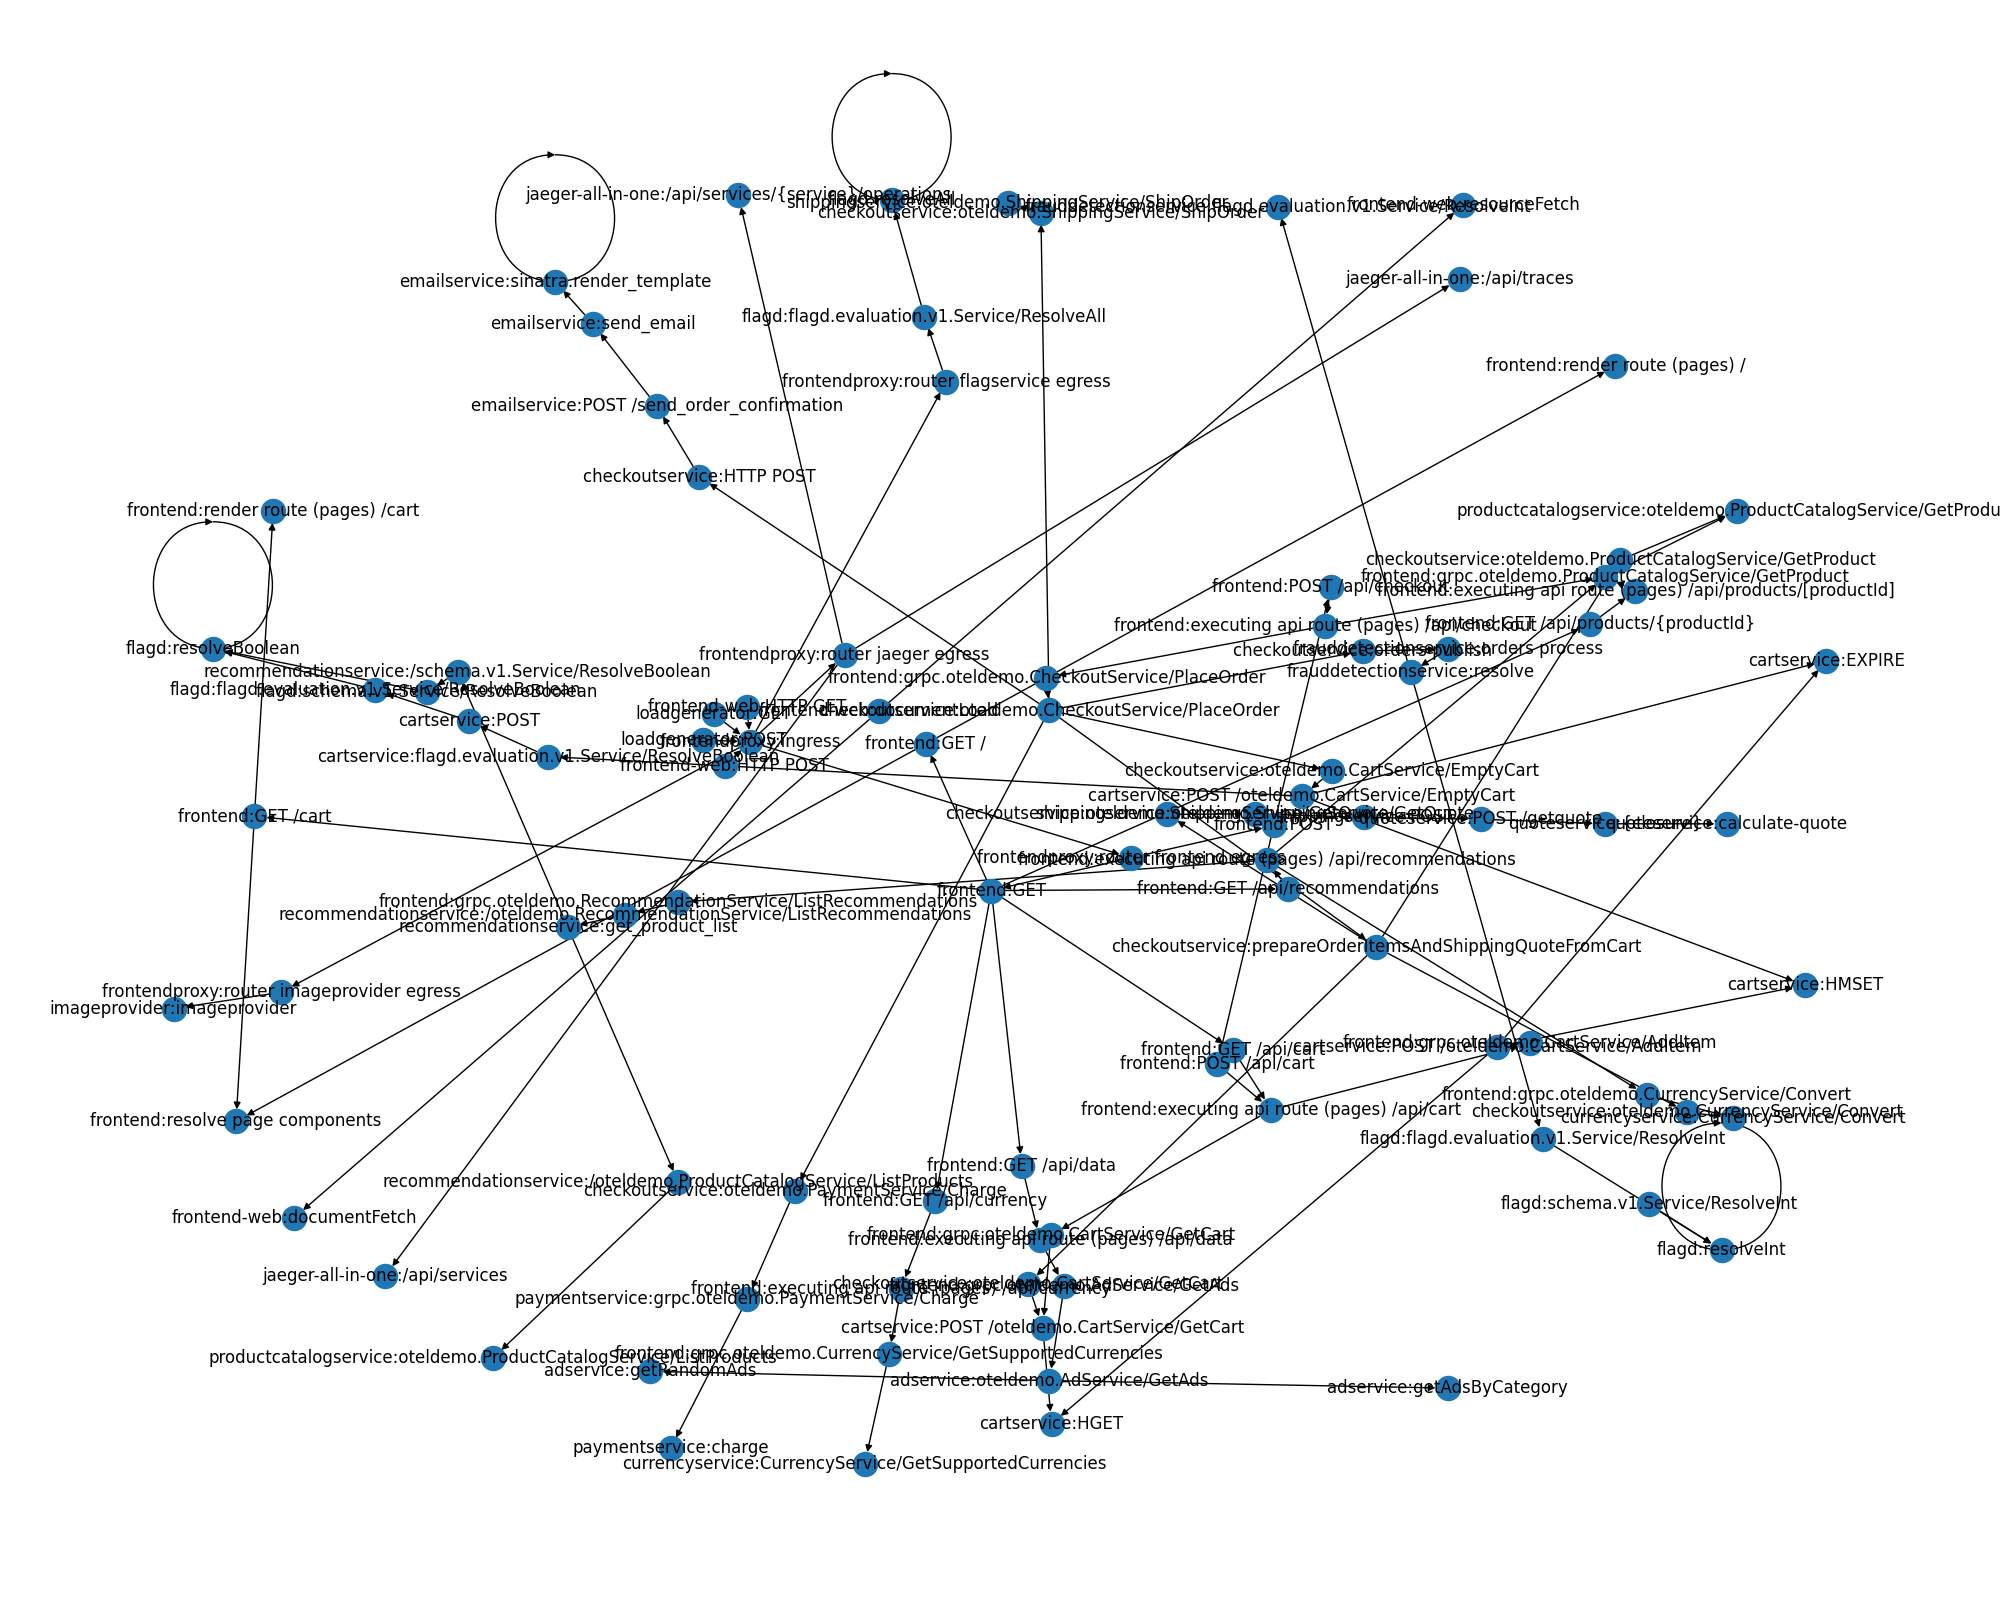

Reproduce this figure in Python.
import networkx as nx
import pandas as pd
import os
from matplotlib import pyplot as plt


def group_csv_by_traceid(csv_file):
    """
    按 traceID 分组 CSV 数据（使用 pandas）

    参数:
    csv_file (str): CSV 文件路径

    返回:
    dict: {traceID: DataFrame, ...}
    """
    # 读取 CSV 文件
    df = pd.read_csv(csv_file)
    
    # 按 traceID 分组
    grouped = df.groupby('traceID').apply(lambda x: x.reset_index(drop=True)).groupby(level=0)
    
    # 转换为字典：{traceID: DataFrame}
    trace_groups = {name: group for name, group in grouped}
    
    return trace_groups

def dfs(G, trace, parent_span, span):
    import pandas as pd

def dfs(G, trace, parent_span, span):
    # 确保 parentSpanID 列和 span["spanID"] 的数据类型一致
    trace["parentSpanID"] = trace["parentSpanID"].astype(str)
    span["spanID"] = str(span["spanID"])
    if parent_span is not None:
        G.add_edge(get_node_name(parent_span), get_node_name(span))
    # 筛选出 parentSpanID 等于当前 spanID 的行
    next_spans = trace[trace["parentSpanID"] == span["spanID"]]
    # 筛选出 parentSpanID 等于当前 spanID 的行
    next_spans = trace[trace["parentSpanID"] == span["spanID"]]
    # print("筛选结果：")
    # print(next_spans)
    # print("筛选结果的索引：", next_spans.index)
    
    # 重置索引
    next_spans = next_spans.reset_index(drop=True)
    
    if not next_spans.empty:
        # 如果筛选结果不为空，遍历每一行
        for _, row in next_spans.iterrows():
            # 添加边到图中
            if parent_span is not None:
                G.add_edge(get_node_name(parent_span), get_node_name(span))
            # 递归调用 dfs 函数
            dfs(G, trace, span, row)

def get_node_name(span):
    method = str(span["operationName"])
    prefix = str(span["serviceName"])
    return prefix + ":" + method

def get_span_topology(dir_name):
    G = nx.DiGraph()
# 遍历当前目录下的所有文件
    for _, dirs, _ in os.walk(dir_name):
        for dir in dirs:
            for _, _, files in os.walk(dir_name + "/" + dir):
                for file in files:
                    file_path = os.path.join(dir_name, dir,  file)
                    print(file_path)
                    traces = group_csv_by_traceid(file_path)
                    for trace in traces.values():
                        #print(trace)
                        try:
                            root_span = trace[trace["parentSpanID"].isna()].iloc[0]
                            dfs(G, trace, None, root_span)
                        except:
                            print(trace)
                        # print(root_span)
    return G
                
def draw(G: nx.DiGraph):
    plt.figure(figsize=(20, 16))
    nx.draw(G, pos=nx.spring_layout(G), with_labels=True)
    plt.savefig("span_topology.png")

if __name__ == '__main__':
    G = get_span_topology("../trace_data")
    draw(G)
    print(G.nodes)
    print("G has " + str(len(G.nodes)) + " nodes")
    nx.write_gml(G, "span_topology.gml")